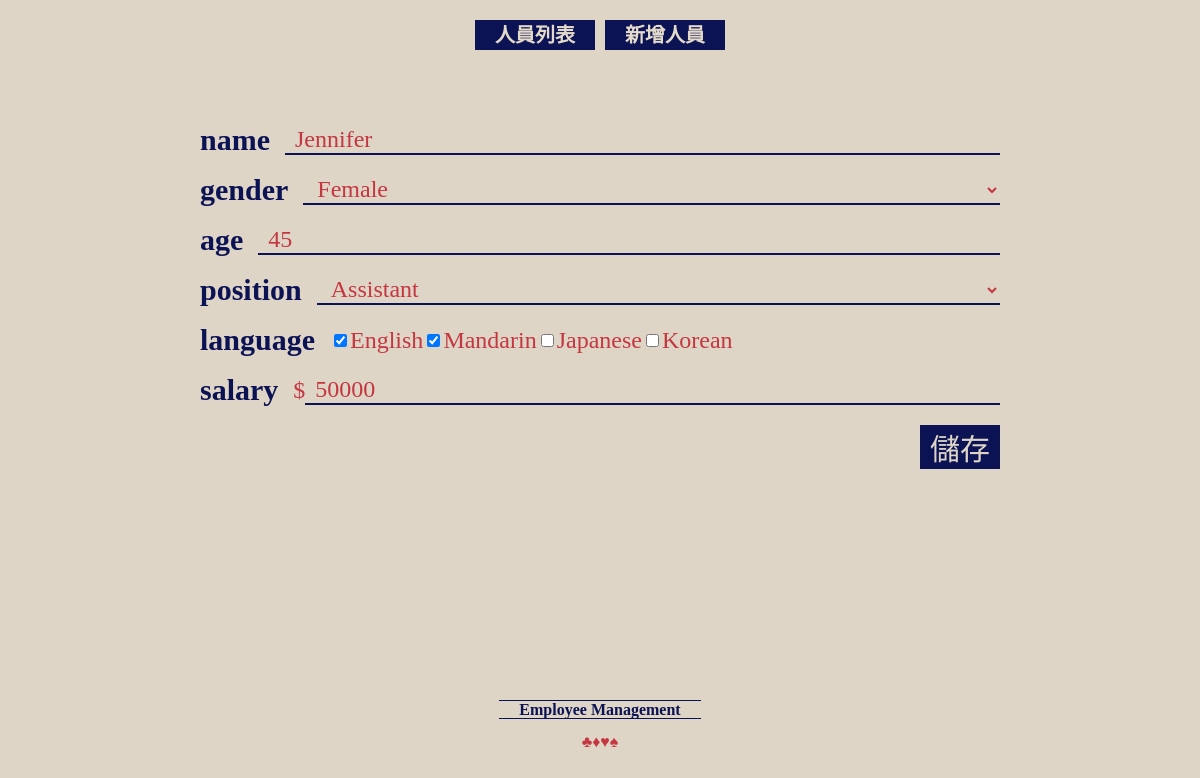
Screenshot of /edit/1 with the database file from the repository.
### peopleApp/models.py (models this page shows, shortened)
class People(models.Model):\
    GENDER_CHOICES = [
        ("Female", "Female"),
        ("Male", "Male")
    ]
    POSITION_CHOICES = [
        ("Developer", "Developer"),
        ("Designer", "Designer"),
        ("Assistant", "Assistant")
    ]
    LANGUAGE_CHOICES = (
        ('English', 'English'),
        ('Mandarin', 'Mandarin'),
        ('Japanese', 'Japanese'),
        ('Korean', 'Korean')
    )
    name = models.CharField(max_length=64)
    gender = models.CharField(max_length=64, choices=GENDER_CHOICES)
    age = models.IntegerField()
    position = models.CharField(max_length=64, choices=POSITION_CHOICES)
    language = MultiSelectField(max_length =64, choices=LANGUAGE_CHOICES)
    salary = models.IntegerField()
    _time = models.DateTimeField(auto_now_add=True)
    class Meta:
        ordering = ['-_time']
        verbose_name = '人員列表'
        verbose_name_plural = '人員列表'

### peopleApp/views.py (the view)
# urls.py: path('edit/<int:id>', views.EDITPage, name="EDITPAGE"),
def EDITPage(request, id):
    peopleUnit = models.People.objects.get(id=id)
    return render(request, './people/edit.html',{'peopleUnit':peopleUnit})

### peopleApp/templates/people/edit.html (shortened to what this page needs)
{% extends 'base.html' %}
{% block main %}
<div class="pageWrap">
    <form action="/update/{{peopleUnit.id}}" method="POST" class="employeeForm">
        <span>
            <label for="name">name</label>
            <input type="text" name="name" required value="{{peopleUnit.name}}">
        </span>
        <span>
            <label for="gender">gender</label>
            <select name="gender" id="" required>
                <option value="Female" {% if peopleUnit.gender == 'Female'%}selected {% endif %}>Female</option>
            </select>
        </span>
        <span>
            <label for="age">age</label>
            <input type="number" name="age" value="{{peopleUnit.age}}">
        </span>
        <span>
            <label for="position">position</label>
            <select name="position" id=""required>
                <option value="Assistant" {% if peopleUnit.position == 'Assistant'%}selected {%endif%}>Assistant</option>
            </select>
        </span>
        <span>
            <label for="language">language</label>
            <input name="language" type="checkbox" value="English" {% if 'English' in peopleUnit.language %}checked="True"{% endif%}><b class="forcheck" for="">English</b>
            <input name="language" type="checkbox" value="Mandarin"{% if 'Mandarin' in peopleUnit.language %}checked="True"{% endif%}><b class="forcheck" for="">Mandarin</b>
            <input name="language" type="checkbox" value="Japanese"{% if 'Japanese' in peopleUnit.language %}checked="True"{% endif%}><b class="forcheck" for="">Japanese</b>
            <input name="language" type="checkbox" value="Korean"{% if 'Korean' in peopleUnit.language %}checked="True"{% endif%}><b class="forcheck" for="">Korean</b>
        </span>
        <span>
            <label for="language">salary</label>
            <b>$</b><input type="text" placeholder="salary" name="salary" value="{{peopleUnit.salary}}">
        </span>
        <span>
            <button type="submit">儲存</button>
        </span>
    </form>
</div>
{% endblock %}

### static/css/main.css (style rules this page uses)
* { font-family: 'Noto Serif TC', serif !important; box-sizing: border-box !important; }
.pageWrap { width: 100%; max-width: 800px; display: block; margin: 0 auto; }
.employeeForm { display: flex; width: 100%; flex-direction: column; justify-content: flex-start; }
.employeeForm > span { width: 100%; margin: 5px auto; display: flex; flex-direction: row; justify-content: flex-start; align-items: center; margin-bottom: 15px; }
.employeeForm > span input[type=text], .employeeForm > span input[type=number], .employeeForm > span select { flex-grow: 1; font-size: 24px; border: none; background: none; color: #c53640; padding: 0 10px; border-bottom: 2px solid #0c1355; }
.employeeForm > span label { font-size: 30px; color: #0c1355; margin-right: 15px; font-weight: 700; }
.employeeForm > span b { font-size: 24px; color: #c53640; }
.employeeForm button { background: #0c1355; color: #ded5c7; border: none; font-size: 30px; margin-left: auto; padding: 0 10px; }

### rows the page displays
People: name "Jennifer", gender "Female", age "45", position "Assistant", language "☑", salary "50000"
